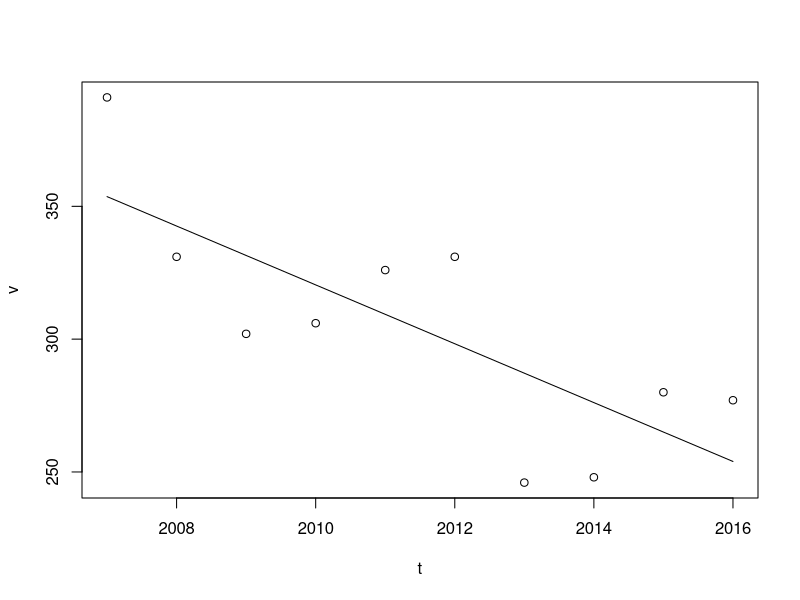

Write the R code that produced this figure.
t <- c(2016,2015,2014,2013,2012,2011,2010,2009,2008,2007)
v <- c(277,280,248,246,331,326,306,302,331,391)

df <- data.frame(t,v)
df <- df[order(t),]

#lrg <- lm(v ~ poly(t,5))
lrg <- lm(v ~ t)
out <- data.frame(time = sort(t), prediction = predict(lrg, df))

plot(t,v)
lines(out$time,out$prediction)